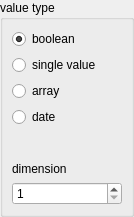
<?xml version="1.0" encoding="UTF-8"?>
<ui version="4.0">
 <class>DataUnitTypeEdit</class>
 <widget class="QWidget" name="DataUnitTypeEdit">
  <property name="geometry">
   <rect>
    <x>0</x>
    <y>0</y>
    <width>134</width>
    <height>217</height>
   </rect>
  </property>
  <property name="windowTitle">
   <string>Form</string>
  </property>
  <layout class="QHBoxLayout" name="horizontalLayout">
   <property name="leftMargin">
    <number>0</number>
   </property>
   <property name="topMargin">
    <number>0</number>
   </property>
   <property name="rightMargin">
    <number>0</number>
   </property>
   <property name="bottomMargin">
    <number>0</number>
   </property>
   <item>
    <widget class="QGroupBox" name="groupBox">
     <property name="title">
      <string>value type</string>
     </property>
     <layout class="QVBoxLayout" name="verticalLayout">
      <item>
       <widget class="QRadioButton" name="boolBtn">
        <property name="text">
         <string>boolean</string>
        </property>
        <property name="checked">
         <bool>true</bool>
        </property>
       </widget>
      </item>
      <item>
       <widget class="QRadioButton" name="singleBtn">
        <property name="text">
         <string>single value</string>
        </property>
       </widget>
      </item>
      <item>
       <widget class="QRadioButton" name="arrayBtn">
        <property name="text">
         <string>array</string>
        </property>
       </widget>
      </item>
      <item>
       <widget class="QRadioButton" name="dateBtn">
        <property name="text">
         <string>date</string>
        </property>
       </widget>
      </item>
      <item>
       <spacer name="verticalSpacer">
        <property name="orientation">
         <enum>Qt::Vertical</enum>
        </property>
        <property name="sizeHint" stdset="0">
         <size>
          <width>20</width>
          <height>40</height>
         </size>
        </property>
       </spacer>
      </item>
      <item>
       <widget class="QLabel" name="label_3">
        <property name="text">
         <string>dimension</string>
        </property>
       </widget>
      </item>
      <item>
       <widget class="QSpinBox" name="dimEdit">
        <property name="minimum">
         <number>1</number>
        </property>
        <property name="maximum">
         <number>999999</number>
        </property>
       </widget>
      </item>
     </layout>
    </widget>
   </item>
  </layout>
 </widget>
 <resources/>
 <connections/>
</ui>
